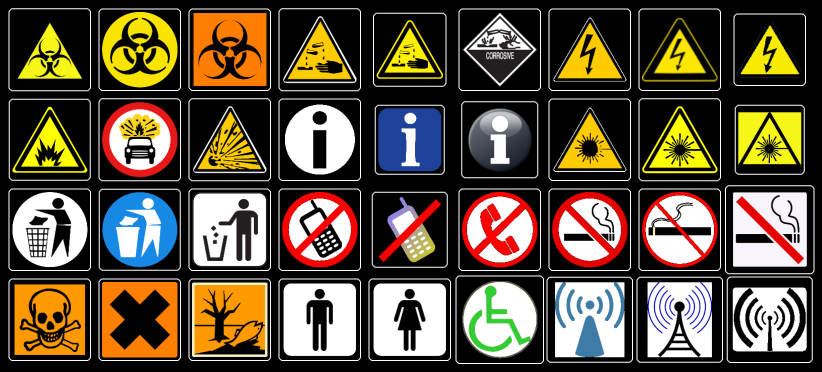
%> input picture TRABALHO_2/Imagens de Referência/frame/svpi2023_TP2_img_001_01.png, 1644 x 744 px (shown at 1/2 size); its folder holds only this picture in this run
$ octave frame_counter.m   (GNU Octave 9; MATLAB toolbox functions it lacks are replaced by stand-ins)
%> lines starting %> are read from the running program, lines starting %| are printed output that depends on the picture; in (x1, y1, x2, y2) boxes, pixels count from 0 and x2, y2 are one past the last pixel; in counts of white or black regions, pixels touching at a corner belong together; the program's own positions count from 1; long printed decimals are rounded
clear all
close all
clc

nn = 97746;

dificuldade = 1; % 1-hardest; 2-mid; 3 - easier

 lista = dir("Imagens de Referência/frame/svpi2023_TP2_img_*"+dificuldade+"_*.png");
% lista = dir("Imagens de Referência/noframe/svpi2023_TP2_img_*"+dificuldade+"_*.png");
% lista = dir("Seq39x/imagens/svpi2023_TP2_img_*"+dificuldade+"_*.png");
% lista = dir("../svpi2023_TP2_img_*"+dificuldade+"_*.png");

num_files = size(lista,1);
matrix = zeros(num_files,18);
for i=1:num_files
    file = lista(i).name;
    num_seq = str2double(file(18:20));
    num_img = str2double(file(22:23));
    image = im2double(imread([lista(i).folder,'\',lista(i).name]));
    %imshow(image)
    %%


    obj_border = 0;
    obj_ok = 0;
    obj_frame = 0;
    bio = 0;
    cor = 0;
    elec = 0;
    explo = 0;
    info = 0;
    laser = 0;
    lit = 0;
    phone = 0;
    smoking = 0;
    tox = 0;
    wc = 0;
    wifi = 0;

    Z = rgb2gray(image);
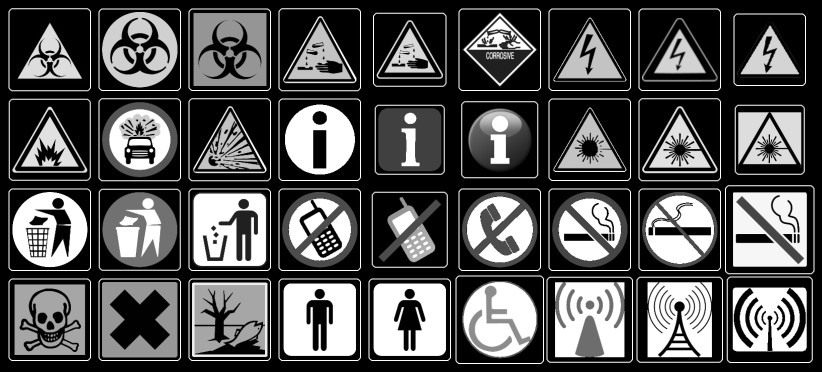
%> Z: size 744x1644 double (shown at 1/2 size); min 0, max 1, mean 0.328
    Z = imadjust(Z);
    Z = autobin(Z);
%> in autobin, `mask = graythresh(A);`: mask = 0.455
%> in autobin, `Z = imbinarize(A,mask);`:
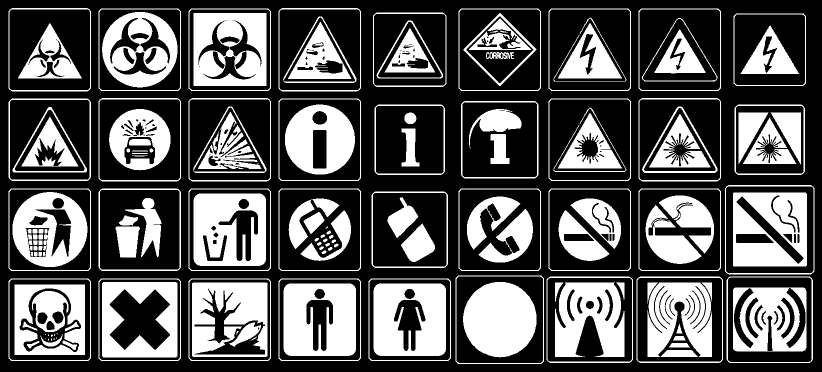
%> Z: size 744x1644 logical (shown at 1/2 size); 34.6% white; 169 white regions (19 under 20 px), largest, box (x1, y1, x2, y2) and area: (926, 564, 1073, 715) 17376, (567, 567, 712, 712) 17220, (747, 567, 892, 712) 17022
    %Z = imbinarize(Z,'adaptive');
    imshow(Z)
    figure

    %Z = bwmorph(Z,'close');
    %Z = bwmorph(Z,'open');
    imshow(Z)

    mask = bwareaopen(Z, 100); % Throw away blobs of 9 pixels or smaller.
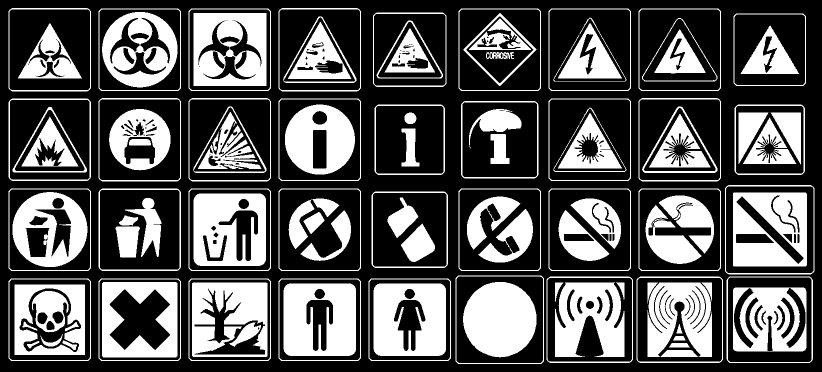
%> mask: size 744x1644 logical (shown at 1/2 size); 34.4% white; 112 white regions
    [L,num] = bwlabel(mask);
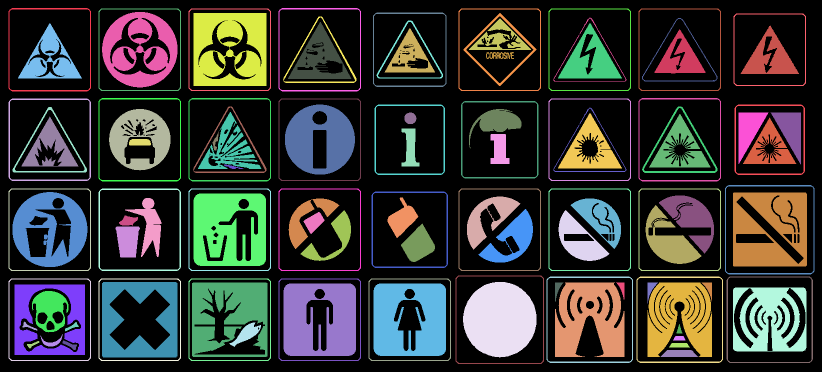
%> L: size 744x1644 double (shown at 1/2 size); 113 distinct labels, from 0 to 112; one colour per label, 0 black
%> num = 112
    features = regionprops(logical(L),'Circularity','Centroid','Solidity','Area','BoundingBox','Eccentricity');
%> features = 112 regions; largest, box (x1, y1, x2, y2), Area, Centroid, Eccentricity, Circularity and Solidity: (926, 564, 1073, 715) 17376 [1000.4 639.5] 0.221 0.993 0.991, (567, 567, 712, 712) 17220 [640.1 640.5] 0.287 0.728 0.826, (747, 567, 892, 712) 17022 [820.1 640.4] 0.271 0.719 0.816
    for counter=1:num
        x = features(counter).Centroid(1);
        y = features(counter).Centroid(2);
        text(x,y, {['Obj ' num2str(counter)], num2str(features(counter).Circularity)}, 'Color','r')
    end
%> this loop made 112 passes
%> (x, y) on passes 1 to 12: (100, 100), (100, 280), (100, 460), (100, 640), (100.3, 299.4), (100.5, 458.5), (99.52, 638.9), (100.2, 120.2), (101.1, 297.3), (57.76, 653.4), (65.74, 689.6), (100.6, 617.2)
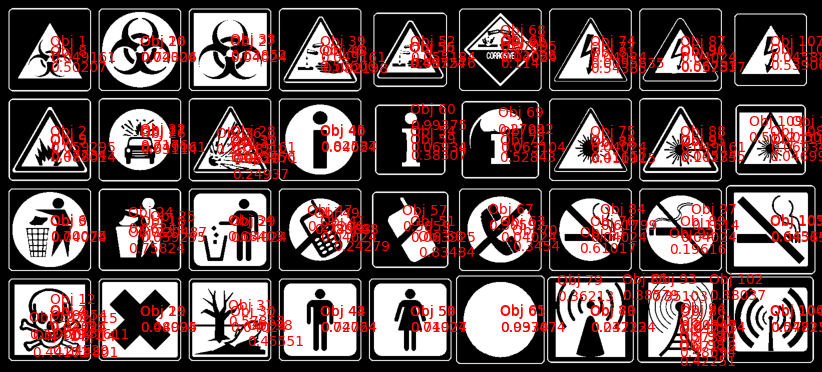
%> figure redrawn from the program's plot data; shown at 1/2 size

    figure
    imshow(Z.*0.5)
    hold on
    %frames_pictures = [1 2 3 4 16 17 18 19 26 27 28 29 36 37 38 39 47 48
    %49 51 57 58 59 60 68 69 70 71 82 83 84 85 99 100 103 104];%bin
    %adaptativa
    frames_pictures = [1 2 3 4 16 17 18 19 27 28 29 30 39 40 41 42 50 51 52 54 61 62 63 64 73 74 75 76 86 87 88 89 103 104 107 108];%outro metodo
    frame_results = struct;
    for j=1:size(frames_pictures,2)
        frame_results.circularity(j) = features(frames_pictures(j)).Circularity;
        frame_results.solidity(j) = features(frames_pictures(j)).Solidity;
        frame_results.eccentricity(j) = features(frames_pictures(j)).Eccentricity;
        rectangle('Position', features(frames_pictures(j)).BoundingBox, 'EdgeColor', 'r');
    end
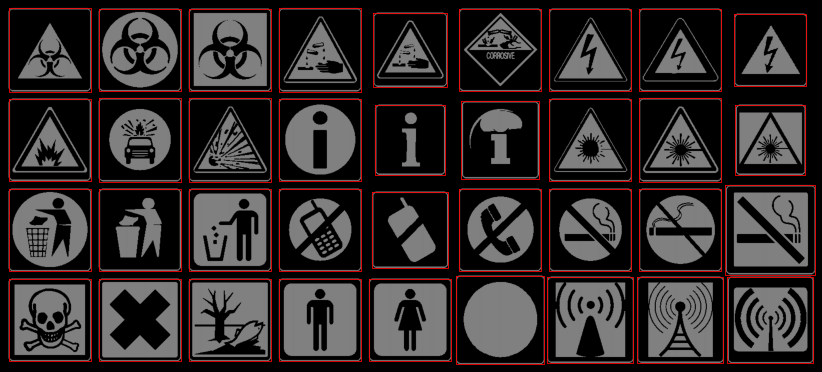
%> figure redrawn from the program's plot data; shown at 1/2 size
    disp("Circularidade")
    disp(['min: ',num2str(min(frame_results.circularity))])
%| min: 0.03747
    disp(['max: ',num2str(max(frame_results.circularity))])
%| max: 0.06934
    disp("Solidez")
    disp(['min: ',num2str(min(frame_results.solidity))])
%| min: 0.04426
    disp(['max: ',num2str(max(frame_results.solidity))])
%| max: 0.08021
    disp("Eccentricity")
    disp(['min: ',num2str(min(frame_results.eccentricity))])
%| min: 0
    disp(['max: ',num2str(max(frame_results.eccentricity))])
%| max: 0.4448
end

function Z = autobin(A)
  mask = graythresh(A);
  Z = imbinarize(A,mask);
  if mask < mean(Z(:))
      Z = 1-Z;
  end
end
